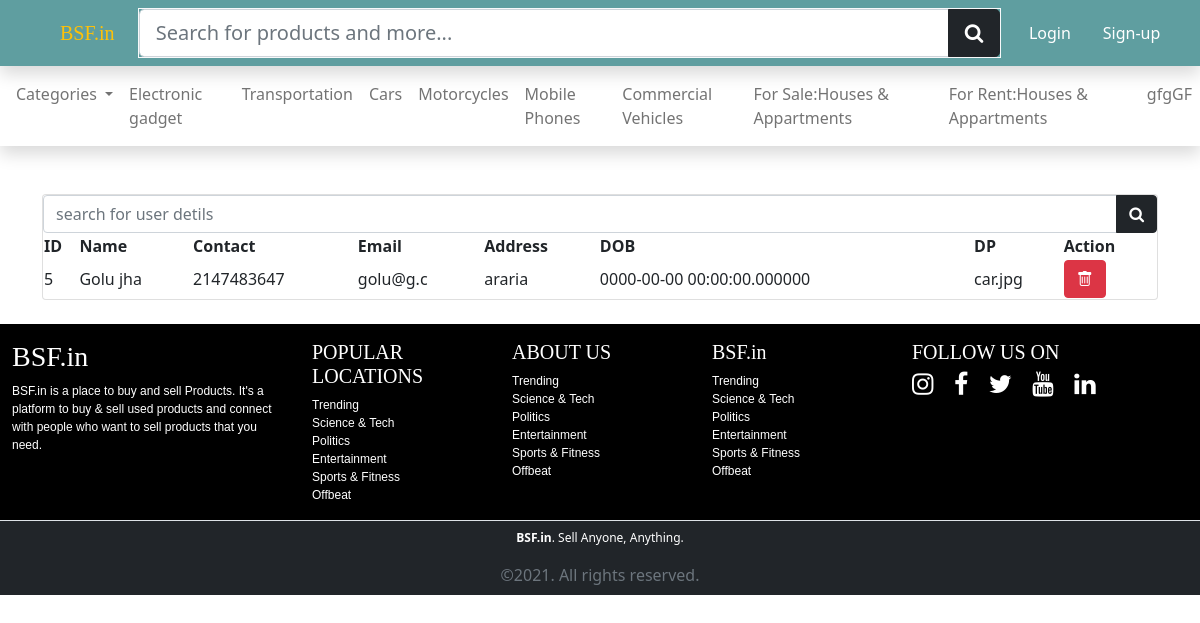
The app's page /admin/apply.php with its own data.
### tables this page shows
CREATE TABLE `category` (
  `cat_id` int(11) NOT NULL,
  `cat_title` varchar(100) NOT NULL
);

CREATE TABLE `accounts` (
  `id` int(50) NOT NULL,
  `name` varchar(100) NOT NULL,
  `contact` int(10) NOT NULL,
  `email` varchar(50) NOT NULL,
  `address` varchar(200) NOT NULL,
  `dob` timestamp(6) NOT NULL DEFAULT current_timestamp(6) ON UPDATE current_timestamp(6),
  `dp` varchar(200) NOT NULL,
  `password` varchar(20) NOT NULL
);

### include/config.php (called while the page is built, shortened)
<?php
    class Work{
        private $host = "localhost";
        private $username = "root";
        private $password = "";
        private $db = "olx2";
        private $connect;
        public function __construct(){
            $this->connect = new mysqli($this->host, $this->username, $this->password, $this->db);
            if(mysqli_connect_error()){
                trigger_error("database connection failed". mysqli_connect_error());
            }
            else{
                return $this->connect;
            }
        }
        public function getData($query){
            $run = $this->connect->query($query);
            $array = [];
            if($run->num_rows > 0){
                while($row = $run->fetch_assoc()){
                    $array[] = $row;
                }
                return $array;
            }
                else{
                    echo "No records found";
                    return $array;
                }
        }
    }
    $saitama = new Work();
?>

### admin/apply.php (the view, shortened to what this page needs)
<?php include "../include/header.php"; ?>
<div class="container mt-5">
  <div class="card">
  <form action="" method="get">
    <div class="input-group">
        <input type="search" name="search" placeholder="search for user detils" class="form-control">
        <button name="find" class="btn btn-dark"><i class="fa fa-search"></i></button>
    </div>
  </form>
<table class="hover">
  <thead>
  <tr>
    <th>ID</th>
    <th>Name</th>
    <th>Contact</th>
    <th>Email</th>
    <th>Address</th>
    <th>DOB</th>
    <th>DP</th>
    <th>Action</th>
  </tr>
  </thead>
  <?php
  if(isset($_GET['search'])):
        $search = $_GET['search'];
        $record = $saitama->getData("SELECT * FROM accounts WHERE accounts.name LIKE '%$search%'");
  else:
     $record = $saitama->getData("SELECT * FROM accounts");
  endif;
     foreach($record as $r): ?>
     <tbody>
        <tr>
           <td><?= $r['id'];?></td>
           <td><?= $r['name'];?></td>
           <td><?= $r['contact'];?></td>
           <td><?= $r['email'];?></td>
           <td><?= $r['address'];?></td>
           <td><?= $r['dob'];?></td>
           <td><?= $r['dp'];?></td>
           <td>
           <a href="signup.php?delete=<?= $value[0];?>" class="btn btn-danger"><i class="bi bi-trash"></i></a>
           </td>
        </tr>
     </tbody>
     <?php endforeach; ?>
</table>
</div>
    </div>
<?php include "../include/footer.php"; ?>

### include/header.php (shortened to what this page needs)
<?php include "config.php"; ?>
<!DOCTYPE html>
<html lang="en">
<head>
    <link rel="stylesheet" href="include/style.css">
<link href="https://cdn.jsdelivr.net/npm/bootstrap@5.0.0-beta2/dist/css/bootstrap.min.css" rel="stylesheet">
<link rel="stylesheet" href="https://cdnjs.cloudflare.com/ajax/libs/font-awesome/4.7.0/css/font-awesome.min.css">
<link rel="stylesheet" href="https://cdn.jsdelivr.net/npm/bootstrap-icons@1.4.0/font/bootstrap-icons.css">
</head>
<body>
 <nav class="navbar navbar-expand-lg navbar-dark shadow main sticky-top">
     <div class="container-fluid">
     <a href="index.php" class="navbar-brand ms-5 mx-auto text-warning">BSF.in</a>
         <form action="" class="mx-auto" method="get">
            <div class="input-group input-group-lg border border-light">
                <input type="search" name="search" size="60" placeholder="Search for products and more..." class="form-control">
                <button type="submit" name="find" class="btn btn-dark"><i class="fa fa-search"></i></button>
            </div>
         </form>
         <ul class="navbar-nav me-auto">
         <?php
            if(isset($_SESSION['user'])): ?>
         <li class="nav-item mx-2"> <a href="#sell" data-bs-toggle="modal" class="btn btn-light sell px-4 border border-dark"><i class="fa fa-plus"> Sell</i></a></li>
         <li class="nav-item mx-3"><a href="logout.php" class="nav-link text-white">Logout</a></li>
         <?php else: ?>
          <li class="nav-item mx-2"><a href="login.php" class="nav-link text-white">Login</a></li>
         <li class="nav-item mx-2"><a href="signup.php" class="nav-link text-white">Sign-up</a></li>
         </ul>
         <?php endif; ?>
     </div>
 </nav>
 <nav2 class="navbar navbar-expand-lg navbar-light shadow">
    <div class="collapse navbar-collapse" id="navcollapse">
    <ul class="navbar-nav me-auto mx-2">
        <li class="nav-item dropdown">
          <a class="nav-link dropdown-toggle" href="#" id="navbarDarkDropdownMenuLink" role="button" data-bs-toggle="dropdown" aria-expanded="false">
            Categories
          </a>
        </li>
        <?php
                      $callcat = $saitama->getData("SELECT * FROM category");
                      foreach($callcat as $cat): ?>
         <li class="nav-item"><a href="index.php?cat_id=<?= $cat['cat_id'];?>" class="nav-link"><?= $cat['cat_title'];?> </a></li>
        <?php endforeach ?>
     </ul>
     </div>
 </nav2>

### include/footer.php
  <footer class="d-print-none" style="font-family:sans-serif; background-color:black;">
      <div class="container-fluid mt-4 py-3 text-white">
          <div class="row">
              <div class="col-lg-3">
                   <a href="index.php" class="nav-link p-0" ><h3 class="text-white" style="font-family:fantasy;">BSF.in</h3></a>
                   <p style="font-size:12px;">
                    BSF.in is a place to buy and sell Products. It's a platform to buy & sell used products and connect with people who want to sell products that you need.</p>
              </div>
              <div class="col-lg-2 d-none d-lg-block">
                  <h5 class="text-white" style="font-family:fantasy;">POPULAR LOCATIONS</h5>
                  <ul class="navbar-nav">
                      <li class="nav-item" style=" font-size:12px;"><a class="nav-link p-0 text-white" href="">Trending</a></li>
                      <li class="nav-item" style=" font-size:12px;"><a class="nav-link p-0 text-white" href="">Science & Tech</a></li>
                      <li class="nav-item" style=" font-size:12px;"><a class="nav-link p-0 text-white" href="">Politics</a></li>
                      <li class="nav-item" style=" font-size:12px;"><a class="nav-link p-0 text-white" href="">Entertainment</a></li>
                      <li class="nav-item" style=" font-size:12px;"><a class="nav-link p-0 text-white" href="">Sports & Fitness</a></li>
                      <li class="nav-item" style=" font-size:12px;"><a class="nav-link p-0 text-white" href="">Offbeat</a></li>
                  </ul>
              </div>
              <div class="col-lg-2 d-none d-lg-block">
                  <h5 class="text-white" style="font-family:fantasy;">ABOUT US</h5>
                  <ul class="navbar-nav">
                      <li class="nav-item" style=" font-size:12px;"><a class="nav-link p-0 text-white" href="">Trending</a></li>
                      <li class="nav-item" style=" font-size:12px;"><a class="nav-link p-0 text-white" href="">Science & Tech</a></li>
                      <li class="nav-item" style=" font-size:12px;"><a class="nav-link p-0 text-white" href="">Politics</a></li>
                      <li class="nav-item" style=" font-size:12px;"><a class="nav-link p-0 text-white" href="">Entertainment</a></li>
                      <li class="nav-item" style=" font-size:12px;"><a class="nav-link p-0 text-white" href="">Sports & Fitness</a></li>
                      <li class="nav-item" style=" font-size:12px;"><a class="nav-link p-0 text-white" href="">Offbeat</a></li>
                  </ul>
              </div>
              <div class="col-lg-2 d-none d-lg-block">
                  <h5 class="text-white" style="font-family:fantasy;">BSF.in</h5>
                  <ul class="navbar-nav">
                      <li class="nav-item" style=" font-size:12px;"><a class="nav-link p-0 text-white" href="">Trending</a></li>
                      <li class="nav-item" style=" font-size:12px;"><a class="nav-link p-0 text-white" href="">Science & Tech</a></li>
                      <li class="nav-item" style=" font-size:12px;"><a class="nav-link p-0 text-white" href="">Politics</a></li>
                      <li class="nav-item" style=" font-size:12px;"><a class="nav-link p-0 text-white" href="">Entertainment</a></li>
                      <li class="nav-item" style=" font-size:12px;"><a class="nav-link p-0 text-white" href="">Sports & Fitness</a></li>
                      <li class="nav-item" style=" font-size:12px;"><a class="nav-link p-0 text-white" href="">Offbeat</a></li>
                  </ul>
              </div>
              <div class="col-lg-3">
                  <div class="container-fluid px-0">
                  <h5 class="text-white"style="font-family:fantasy;">FOLLOW US ON</h5>
                 <a class="text-white"  href="http://instagram.com"> <i class="fa fa-instagram" style="font-size:25px;"></i></a>
                 <a class="text-white"  href="http://facebook.com"> <i class="fa fa-facebook mx-3" style="font-size:25px;"></i></a>
                  <a class="text-white"  href="http://twitter.com"><i class="fa fa-twitter" style="font-size:25px;"></i></a>
                  <a class="text-white"  href="http://youtube.com"><i class="fa fa-youtube mx-3" style="font-size:25px;"></i></a>
                  <a class="text-white"  href="http://linkedin.com"><i class="fa fa-linkedin" style="font-size:25px;"></i></a>
                  </div>
              </div>
          </div>
      </div>
  </footer>
  <div class="container-fluid text-center py-2 text-white bg-dark border-top d-print-none">
              <p class="mx-0 p-0" style="font-size:12px;"><strong>BSF.in</strong>. Sell Anyone, Anything.</p>  <p class="text-muted p-0 m-0">&copy;2021. All rights reserved.</p>
          </div>
  </body>
</html>

### include/style.css (style rules this page uses)
body { font-family: sans-serif; }
nav { background-color: cadetblue; }
.navbar-brand { font-family: fantasy; }
nav ul li a { border-radius: 50%; }

### records on screen
category: cat_title "Electronic gadget"
category: cat_title "Transportation"
category: cat_title "Cars"
category: cat_title "Motorcycles"
category: cat_title "Mobile Phones"
category: cat_title "Commercial Vehicles"
category: cat_title "For Sale:Houses & Appartments"
category: cat_title "For Rent:Houses & Appartments"
category: cat_title "gfgGF"
accounts: id "5", name "Golu jha", contact "2147483647", email "golu@g.c", address "araria", dob "0000-00-00 00:00:00.000000", dp "car.jpg"
